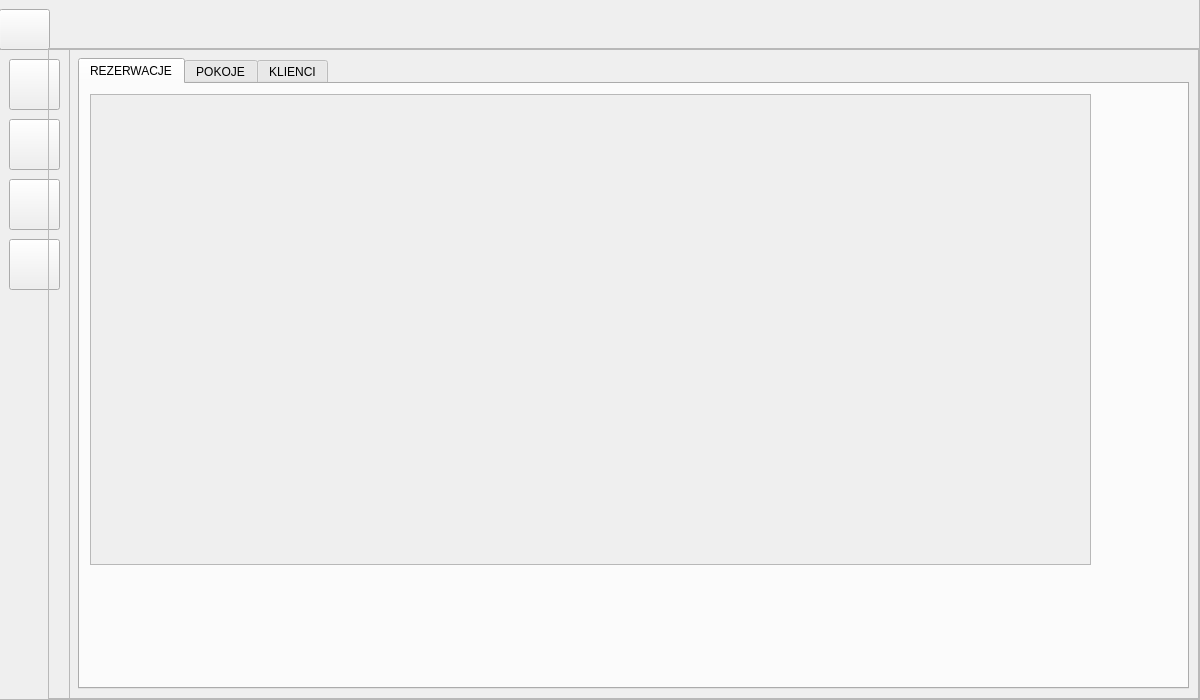
<?xml version="1.0" encoding="UTF-8"?>
<ui version="4.0">
 <class>MainWindow</class>
 <widget class="QMainWindow" name="MainWindow">
  <property name="geometry">
   <rect>
    <x>0</x>
    <y>0</y>
    <width>1200</width>
    <height>700</height>
   </rect>
  </property>
  <property name="windowTitle">
   <string>MainWindow</string>
  </property>
  <property name="styleSheet">
   <string notr="true">QDialogButtonBox &gt; QPushButton{

background-color: rgb(27, 3, 159);
color:white;
font-size:25px;
font:Verdana,bold;
}

#widget{
background:url(:/image/logo.svg)

}

QScrollArea {
background: transparent;
}

QDialogButtonBox &gt; QPushButton:hover{
background-color:rgb(19, 42, 255)
}

#groupBox {
color:white;
font-size:20px;
}
QRadioButton{
color:white;
font-size:25px;
font:Verdana,bold;
}


#title , #title_2{
	font:40px, Georgia;

}

QLabel
{
	color : white;
	font-size: 20px;	
	font-family: Georgia, serif;	
}

#page_exist,#page_newrent,#page_newroom,#page_main
{
	background: url(:/image/tlo2.jpg);
}

#newrent,#newroom{
	border-radius: 25px;
	background: #1B1B1B
}
#exitbuttons {
background-color: qlineargradient(x1: 0, y1: 0, x2: 0, y2: 1,x3: 0, y3:2,    stop: 0 rgb(39, 20, 255),stop: 0.4 rgba(69,9,121,1) ,stop: 0.8 rgba(2,0,36,1));
}

#buttons {
background-color: qlineargradient(x1: 0, y1: 0, x2: 1, y2: 0,x3: 2, y3:0,    stop: 0 rgb(39, 20, 255),stop: 0.4 rgba(69,9,121,1) ,stop: 0.8 rgba(11,11,11));
}

QTabWidget:pane {
border: 0px;
}

#tabWidget_2 &gt; QTabBar::tab {
 padding: 10px;
}
#tabWidget_2 &gt;QTabBar::tab:selected { 
  background: rgb(170, 85, 255); 
}


QTabBar::tab {
  background: rgb(230, 230, 230); 
  border: 1px solid lightgray; 
  padding: 15px;
  font:Verdana,bold;
  font-size: 20px;
} 

QTabBar::tab:selected { 
  background: rgb(170, 170, 255);
  margin-bottom: -1px; 
}


#tab,#tab_2,#tab_4{
	background: rgb(170, 170, 255);
	border:0px solid;
}

#tab_3,#tab_6,#tab_5 {
	background: #1B1B1B;
}

#frame {
	background:white;
}

QLineEdit{ 
background-color:rgb(198, 140, 255);
border: 2px solid gray;
border-radius: 10px;
padding: 0 8px;
selection-background-color: darkgray;
font-size: 16px;
}
QSpinBox{
background-color:rgba(142,89,188,0.71);
border-radius: 10px;
font-size: 16px;
padding: 0 10px;
}

QSpinBox::down-button {
width:30px;
}

QSpinBox::up-button {
width:30px;
}

QCheckBox {
color:white;
font-size: 20px;
font:bold;
}

#pushButton,#pushButton_2,#pushButton_3,#pushButton_4,#expand{
  background-color: RoyalBlue;
  border: none;
  border-radius: 10px;
  cursor: pointer;
}

#pushButton:hover,#pushButton_2:hover,#pushButton_3:hover,#pushButton_4:hover {
  background-color: DodgerBlue;
}

#expand{
  background-color: rgb(27, 3, 159);
  color:white;
  font:bold;
}
#expand:hover{
  background-color: rgb(19, 42, 255);
}
</string>
  </property>
  <widget class="QWidget" name="centralwidget">
   <widget class="QFrame" name="main">
    <property name="geometry">
     <rect>
      <x>-1</x>
      <y>-1</y>
      <width>1201</width>
      <height>701</height>
     </rect>
    </property>
    <property name="frameShape">
     <enum>QFrame::StyledPanel</enum>
    </property>
    <property name="frameShadow">
     <enum>QFrame::Raised</enum>
    </property>
    <widget class="QFrame" name="buttons">
     <property name="geometry">
      <rect>
       <x>0</x>
       <y>50</y>
       <width>71</width>
       <height>651</height>
      </rect>
     </property>
     <property name="frameShape">
      <enum>QFrame::StyledPanel</enum>
     </property>
     <property name="frameShadow">
      <enum>QFrame::Raised</enum>
     </property>
     <widget class="QPushButton" name="pushButton">
      <property name="geometry">
       <rect>
        <x>10</x>
        <y>10</y>
        <width>51</width>
        <height>51</height>
       </rect>
      </property>
      <property name="text">
       <string/>
      </property>
      <property name="icon">
       <iconset>
        <normaloff>main2.svg</normaloff>main2.svg</iconset>
      </property>
      <property name="iconSize">
       <size>
        <width>30</width>
        <height>30</height>
       </size>
      </property>
     </widget>
     <widget class="QPushButton" name="pushButton_2">
      <property name="geometry">
       <rect>
        <x>10</x>
        <y>70</y>
        <width>51</width>
        <height>51</height>
       </rect>
      </property>
      <property name="text">
       <string/>
      </property>
      <property name="icon">
       <iconset>
        <normaloff>add.svg</normaloff>add.svg</iconset>
      </property>
      <property name="iconSize">
       <size>
        <width>35</width>
        <height>35</height>
       </size>
      </property>
     </widget>
     <widget class="QPushButton" name="pushButton_3">
      <property name="geometry">
       <rect>
        <x>10</x>
        <y>130</y>
        <width>51</width>
        <height>51</height>
       </rect>
      </property>
      <property name="text">
       <string/>
      </property>
      <property name="icon">
       <iconset>
        <normaloff>reserv.svg</normaloff>reserv.svg</iconset>
      </property>
      <property name="iconSize">
       <size>
        <width>35</width>
        <height>35</height>
       </size>
      </property>
     </widget>
     <widget class="QPushButton" name="pushButton_4">
      <property name="geometry">
       <rect>
        <x>10</x>
        <y>190</y>
        <width>51</width>
        <height>51</height>
       </rect>
      </property>
      <property name="text">
       <string/>
      </property>
      <property name="icon">
       <iconset>
        <normaloff>addroom.svg</normaloff>addroom.svg</iconset>
      </property>
      <property name="iconSize">
       <size>
        <width>35</width>
        <height>35</height>
       </size>
      </property>
     </widget>
    </widget>
    <widget class="QFrame" name="exitbuttons">
     <property name="geometry">
      <rect>
       <x>0</x>
       <y>0</y>
       <width>1201</width>
       <height>51</height>
      </rect>
     </property>
     <property name="frameShape">
      <enum>QFrame::StyledPanel</enum>
     </property>
     <property name="frameShadow">
      <enum>QFrame::Raised</enum>
     </property>
     <widget class="QPushButton" name="expand">
      <property name="geometry">
       <rect>
        <x>0</x>
        <y>10</y>
        <width>51</width>
        <height>41</height>
       </rect>
      </property>
      <property name="text">
       <string/>
      </property>
      <property name="icon">
       <iconset>
        <normaloff>icony.svg</normaloff>icony.svg</iconset>
      </property>
      <property name="iconSize">
       <size>
        <width>30</width>
        <height>30</height>
       </size>
      </property>
     </widget>
    </widget>
    <widget class="QFrame" name="pages">
     <property name="geometry">
      <rect>
       <x>49</x>
       <y>49</y>
       <width>1151</width>
       <height>651</height>
      </rect>
     </property>
     <property name="frameShape">
      <enum>QFrame::StyledPanel</enum>
     </property>
     <property name="frameShadow">
      <enum>QFrame::Raised</enum>
     </property>
     <widget class="QStackedWidget" name="stackedWidget">
      <property name="geometry">
       <rect>
        <x>20</x>
        <y>0</y>
        <width>1131</width>
        <height>651</height>
       </rect>
      </property>
      <property name="currentIndex">
       <number>3</number>
      </property>
      <widget class="QWidget" name="page_main">
       <widget class="QWidget" name="widget" native="true">
        <property name="geometry">
         <rect>
          <x>10</x>
          <y>200</y>
          <width>871</width>
          <height>281</height>
         </rect>
        </property>
       </widget>
      </widget>
      <widget class="QWidget" name="page_newrent">
       <widget class="QFrame" name="newrent">
        <property name="geometry">
         <rect>
          <x>360</x>
          <y>50</y>
          <width>651</width>
          <height>551</height>
         </rect>
        </property>
        <property name="frameShape">
         <enum>QFrame::StyledPanel</enum>
        </property>
        <property name="frameShadow">
         <enum>QFrame::Raised</enum>
        </property>
        <widget class="QLabel" name="title">
         <property name="geometry">
          <rect>
           <x>220</x>
           <y>20</y>
           <width>241</width>
           <height>41</height>
          </rect>
         </property>
         <property name="text">
          <string>NOWA REZERWACJA </string>
         </property>
        </widget>
        <widget class="QLabel" name="name_2">
         <property name="geometry">
          <rect>
           <x>190</x>
           <y>110</y>
           <width>51</width>
           <height>20</height>
          </rect>
         </property>
         <property name="font">
          <font>
           <family>Georgia,serif</family>
           <pointsize>-1</pointsize>
          </font>
         </property>
         <property name="text">
          <string>IMIE</string>
         </property>
        </widget>
        <widget class="QLabel" name="surname">
         <property name="geometry">
          <rect>
           <x>130</x>
           <y>160</y>
           <width>111</width>
           <height>20</height>
          </rect>
         </property>
         <property name="text">
          <string>NAZWISKO</string>
         </property>
        </widget>
        <widget class="QLabel" name="pesel">
         <property name="geometry">
          <rect>
           <x>170</x>
           <y>210</y>
           <width>71</width>
           <height>21</height>
          </rect>
         </property>
         <property name="text">
          <string>PESEL</string>
         </property>
        </widget>
        <widget class="QLabel" name="city">
         <property name="geometry">
          <rect>
           <x>160</x>
           <y>260</y>
           <width>71</width>
           <height>20</height>
          </rect>
         </property>
         <property name="text">
          <string>MIASTO</string>
         </property>
        </widget>
        <widget class="QLabel" name="street">
         <property name="geometry">
          <rect>
           <x>180</x>
           <y>310</y>
           <width>61</width>
           <height>16</height>
          </rect>
         </property>
         <property name="text">
          <string>ULICA</string>
         </property>
        </widget>
        <widget class="QLabel" name="nFlat">
         <property name="geometry">
          <rect>
           <x>50</x>
           <y>360</y>
           <width>191</width>
           <height>20</height>
          </rect>
         </property>
         <property name="text">
          <string>NUMER MIESZKANIA</string>
         </property>
        </widget>
        <widget class="QLabel" name="room">
         <property name="geometry">
          <rect>
           <x>90</x>
           <y>410</y>
           <width>161</width>
           <height>16</height>
          </rect>
         </property>
         <property name="text">
          <string>NUMER POKOJU</string>
         </property>
        </widget>
        <widget class="QLineEdit" name="lName">
         <property name="geometry">
          <rect>
           <x>270</x>
           <y>100</y>
           <width>291</width>
           <height>41</height>
          </rect>
         </property>
         <property name="placeholderText">
          <string>Imie</string>
         </property>
        </widget>
        <widget class="QLineEdit" name="lSurname">
         <property name="geometry">
          <rect>
           <x>270</x>
           <y>150</y>
           <width>291</width>
           <height>41</height>
          </rect>
         </property>
         <property name="placeholderText">
          <string>Nazwisko</string>
         </property>
        </widget>
        <widget class="QLineEdit" name="lPesel">
         <property name="geometry">
          <rect>
           <x>270</x>
           <y>200</y>
           <width>291</width>
           <height>41</height>
          </rect>
         </property>
         <property name="placeholderText">
          <string>Pesel</string>
         </property>
        </widget>
        <widget class="QLineEdit" name="lCity">
         <property name="geometry">
          <rect>
           <x>270</x>
           <y>250</y>
           <width>291</width>
           <height>41</height>
          </rect>
         </property>
         <property name="placeholderText">
          <string>Miasto</string>
         </property>
        </widget>
        <widget class="QLineEdit" name="lStreet">
         <property name="geometry">
          <rect>
           <x>270</x>
           <y>300</y>
           <width>291</width>
           <height>41</height>
          </rect>
         </property>
         <property name="placeholderText">
          <string>Ulica</string>
         </property>
        </widget>
        <widget class="QLineEdit" name="lNFlat">
         <property name="geometry">
          <rect>
           <x>270</x>
           <y>350</y>
           <width>161</width>
           <height>41</height>
          </rect>
         </property>
         <property name="placeholderText">
          <string>Numer mieszkania</string>
         </property>
        </widget>
        <widget class="QDialogButtonBox" name="buttonBox">
         <property name="geometry">
          <rect>
           <x>230</x>
           <y>510</y>
           <width>193</width>
           <height>28</height>
          </rect>
         </property>
         <property name="standardButtons">
          <set>QDialogButtonBox::Cancel|QDialogButtonBox::Ok</set>
         </property>
        </widget>
        <widget class="QGroupBox" name="groupBox">
         <property name="geometry">
          <rect>
           <x>60</x>
           <y>440</y>
           <width>531</width>
           <height>61</height>
          </rect>
         </property>
         <property name="title">
          <string>Standard</string>
         </property>
         <widget class="QRadioButton" name="radioButton">
          <property name="geometry">
           <rect>
            <x>110</x>
            <y>30</y>
            <width>95</width>
            <height>20</height>
           </rect>
          </property>
          <property name="text">
           <string>Exclusive</string>
          </property>
         </widget>
         <widget class="QRadioButton" name="radioButton_2">
          <property name="geometry">
           <rect>
            <x>280</x>
            <y>30</y>
            <width>95</width>
            <height>20</height>
           </rect>
          </property>
          <property name="text">
           <string>Medium</string>
          </property>
         </widget>
         <widget class="QRadioButton" name="radioButton_3">
          <property name="geometry">
           <rect>
            <x>430</x>
            <y>30</y>
            <width>95</width>
            <height>20</height>
           </rect>
          </property>
          <property name="text">
           <string>Standard</string>
          </property>
         </widget>
        </widget>
        <widget class="QSpinBox" name="lRoom">
         <property name="geometry">
          <rect>
           <x>270</x>
           <y>400</y>
           <width>81</width>
           <height>41</height>
          </rect>
         </property>
        </widget>
       </widget>
      </widget>
      <widget class="QWidget" name="page_newroom">
       <widget class="QFrame" name="newroom">
        <property name="geometry">
         <rect>
          <x>360</x>
          <y>50</y>
          <width>651</width>
          <height>551</height>
         </rect>
        </property>
        <property name="frameShape">
         <enum>QFrame::StyledPanel</enum>
        </property>
        <property name="frameShadow">
         <enum>QFrame::Raised</enum>
        </property>
        <widget class="QLabel" name="title_2">
         <property name="geometry">
          <rect>
           <x>180</x>
           <y>20</y>
           <width>291</width>
           <height>41</height>
          </rect>
         </property>
         <property name="text">
          <string>NOWE ZAKWATEROWANIE </string>
         </property>
        </widget>
        <widget class="QLabel" name="label_10">
         <property name="geometry">
          <rect>
           <x>110</x>
           <y>100</y>
           <width>151</width>
           <height>20</height>
          </rect>
         </property>
         <property name="text">
          <string>NUMER POKOJU</string>
         </property>
        </widget>
        <widget class="QLabel" name="label_11">
         <property name="geometry">
          <rect>
           <x>200</x>
           <y>150</y>
           <width>51</width>
           <height>21</height>
          </rect>
         </property>
         <property name="text">
          <string>CENA</string>
         </property>
        </widget>
        <widget class="QLineEdit" name="lineEdit_9">
         <property name="geometry">
          <rect>
           <x>310</x>
           <y>90</y>
           <width>211</width>
           <height>41</height>
          </rect>
         </property>
         <property name="placeholderText">
          <string>Numer pokoju</string>
         </property>
        </widget>
        <widget class="QLineEdit" name="lineEdit_10">
         <property name="geometry">
          <rect>
           <x>310</x>
           <y>140</y>
           <width>141</width>
           <height>41</height>
          </rect>
         </property>
         <property name="placeholderText">
          <string>Cena</string>
         </property>
        </widget>
        <widget class="QTabWidget" name="tabWidget_2">
         <property name="geometry">
          <rect>
           <x>20</x>
           <y>210</y>
           <width>611</width>
           <height>321</height>
          </rect>
         </property>
         <property name="currentIndex">
          <number>2</number>
         </property>
         <widget class="QWidget" name="tab_3">
          <attribute name="title">
           <string>APARTAMENT</string>
          </attribute>
          <widget class="QLabel" name="label_13">
           <property name="geometry">
            <rect>
             <x>40</x>
             <y>40</y>
             <width>191</width>
             <height>20</height>
            </rect>
           </property>
           <property name="text">
            <string>POJEDYŃCZE ŁÓŻKA</string>
           </property>
          </widget>
          <widget class="QDialogButtonBox" name="buttonBox_2">
           <property name="geometry">
            <rect>
             <x>190</x>
             <y>250</y>
             <width>193</width>
             <height>28</height>
            </rect>
           </property>
           <property name="standardButtons">
            <set>QDialogButtonBox::Cancel|QDialogButtonBox::Ok</set>
           </property>
          </widget>
          <widget class="QLabel" name="label_14">
           <property name="geometry">
            <rect>
             <x>40</x>
             <y>110</y>
             <width>171</width>
             <height>20</height>
            </rect>
           </property>
           <property name="text">
            <string>PODWÓJNE ŁÓŻKA</string>
           </property>
          </widget>
          <widget class="QLabel" name="label_15">
           <property name="geometry">
            <rect>
             <x>40</x>
             <y>180</y>
             <width>191</width>
             <height>20</height>
            </rect>
           </property>
           <property name="text">
            <string>ILOŚĆ ŁAZIENEK</string>
           </property>
          </widget>
          <widget class="QSpinBox" name="spinBox_3">
           <property name="geometry">
            <rect>
             <x>240</x>
             <y>30</y>
             <width>61</width>
             <height>41</height>
            </rect>
           </property>
          </widget>
          <widget class="QSpinBox" name="spinBox_4">
           <property name="geometry">
            <rect>
             <x>240</x>
             <y>170</y>
             <width>61</width>
             <height>41</height>
            </rect>
           </property>
          </widget>
          <widget class="QSpinBox" name="spinBox_5">
           <property name="geometry">
            <rect>
             <x>240</x>
             <y>100</y>
             <width>61</width>
             <height>41</height>
            </rect>
           </property>
          </widget>
         </widget>
         <widget class="QWidget" name="tab_6">
          <attribute name="title">
           <string>POKÓJ</string>
          </attribute>
          <widget class="QLabel" name="label_16">
           <property name="geometry">
            <rect>
             <x>20</x>
             <y>90</y>
             <width>201</width>
             <height>20</height>
            </rect>
           </property>
           <property name="text">
            <string>POJEDYŃCZE ŁÓŻKA</string>
           </property>
          </widget>
          <widget class="QDialogButtonBox" name="buttonBox_3">
           <property name="geometry">
            <rect>
             <x>190</x>
             <y>250</y>
             <width>193</width>
             <height>28</height>
            </rect>
           </property>
           <property name="standardButtons">
            <set>QDialogButtonBox::Cancel|QDialogButtonBox::Ok</set>
           </property>
          </widget>
          <widget class="QLabel" name="label_17">
           <property name="geometry">
            <rect>
             <x>20</x>
             <y>140</y>
             <width>201</width>
             <height>20</height>
            </rect>
           </property>
           <property name="text">
            <string>PRYWATNA ŁAZIENKA</string>
           </property>
          </widget>
          <widget class="QCheckBox" name="checkBox">
           <property name="geometry">
            <rect>
             <x>240</x>
             <y>140</y>
             <width>81</width>
             <height>20</height>
            </rect>
           </property>
           <property name="text">
            <string>TAK</string>
           </property>
          </widget>
          <widget class="QSpinBox" name="spinBox_2">
           <property name="geometry">
            <rect>
             <x>240</x>
             <y>80</y>
             <width>61</width>
             <height>41</height>
            </rect>
           </property>
          </widget>
         </widget>
         <widget class="QWidget" name="tab_5">
          <attribute name="title">
           <string>DOMEK LETNISKOWY</string>
          </attribute>
          <widget class="QLabel" name="label_18">
           <property name="geometry">
            <rect>
             <x>30</x>
             <y>50</y>
             <width>191</width>
             <height>20</height>
            </rect>
           </property>
           <property name="text">
            <string>POJEDYŃCZE ŁÓŻKA</string>
           </property>
          </widget>
          <widget class="QSpinBox" name="spinBox">
           <property name="geometry">
            <rect>
             <x>240</x>
             <y>40</y>
             <width>61</width>
             <height>41</height>
            </rect>
           </property>
          </widget>
          <widget class="QDialogButtonBox" name="buttonBox_4">
           <property name="geometry">
            <rect>
             <x>190</x>
             <y>250</y>
             <width>193</width>
             <height>28</height>
            </rect>
           </property>
           <property name="standardButtons">
            <set>QDialogButtonBox::Cancel|QDialogButtonBox::Ok</set>
           </property>
          </widget>
          <widget class="QLabel" name="label_20">
           <property name="geometry">
            <rect>
             <x>30</x>
             <y>120</y>
             <width>191</width>
             <height>20</height>
            </rect>
           </property>
           <property name="text">
            <string>PODWÓJNE ŁÓŻKA</string>
           </property>
          </widget>
          <widget class="QLabel" name="label_19">
           <property name="geometry">
            <rect>
             <x>30</x>
             <y>190</y>
             <width>191</width>
             <height>20</height>
            </rect>
           </property>
           <property name="text">
            <string>ILOŚĆ ŁAZIENEK</string>
           </property>
          </widget>
          <widget class="QSpinBox" name="spinBox_6">
           <property name="geometry">
            <rect>
             <x>240</x>
             <y>110</y>
             <width>61</width>
             <height>41</height>
            </rect>
           </property>
          </widget>
          <widget class="QSpinBox" name="spinBox_7">
           <property name="geometry">
            <rect>
             <x>240</x>
             <y>180</y>
             <width>61</width>
             <height>41</height>
            </rect>
           </property>
          </widget>
          <widget class="QLabel" name="label_21">
           <property name="geometry">
            <rect>
             <x>360</x>
             <y>120</y>
             <width>71</width>
             <height>20</height>
            </rect>
           </property>
           <property name="text">
            <string>BASEN</string>
           </property>
          </widget>
          <widget class="QLabel" name="label_22">
           <property name="geometry">
            <rect>
             <x>350</x>
             <y>190</y>
             <width>71</width>
             <height>20</height>
            </rect>
           </property>
           <property name="text">
            <string>KUCHNIA</string>
           </property>
          </widget>
          <widget class="QCheckBox" name="checkBox_2">
           <property name="geometry">
            <rect>
             <x>450</x>
             <y>120</y>
             <width>81</width>
             <height>20</height>
            </rect>
           </property>
           <property name="text">
            <string>TAK</string>
           </property>
          </widget>
          <widget class="QCheckBox" name="checkBox_3">
           <property name="geometry">
            <rect>
             <x>450</x>
             <y>190</y>
             <width>81</width>
             <height>20</height>
            </rect>
           </property>
           <property name="text">
            <string>TAK</string>
           </property>
          </widget>
         </widget>
        </widget>
        <widget class="QLabel" name="label">
         <property name="geometry">
          <rect>
           <x>464</x>
           <y>150</y>
           <width>61</width>
           <height>21</height>
          </rect>
         </property>
         <property name="text">
          <string>ZŁ</string>
         </property>
        </widget>
       </widget>
      </widget>
      <widget class="QWidget" name="page_exist">
       <widget class="QTabWidget" name="tabWidget">
        <property name="geometry">
         <rect>
          <x>10</x>
          <y>10</y>
          <width>1111</width>
          <height>631</height>
         </rect>
        </property>
        <property name="currentIndex">
         <number>0</number>
        </property>
        <widget class="QWidget" name="tab">
         <attribute name="title">
          <string>REZERWACJE</string>
         </attribute>
         <widget class="QScrollArea" name="scrollArea">
          <property name="geometry">
           <rect>
            <x>10</x>
            <y>10</y>
            <width>1001</width>
            <height>471</height>
           </rect>
          </property>
          <property name="widgetResizable">
           <bool>true</bool>
          </property>
          <widget class="QWidget" name="scrollAreaWidgetContents">
           <property name="geometry">
            <rect>
             <x>0</x>
             <y>0</y>
             <width>999</width>
             <height>469</height>
            </rect>
           </property>
           <widget class="QWidget" name="gridLayoutWidget">
            <property name="geometry">
             <rect>
              <x>30</x>
              <y>40</y>
              <width>931</width>
              <height>391</height>
             </rect>
            </property>
            <layout class="QGridLayout" name="gridLayout"/>
           </widget>
          </widget>
         </widget>
        </widget>
        <widget class="QWidget" name="tab_2">
         <attribute name="title">
          <string>POKOJE</string>
         </attribute>
         <widget class="QWidget" name="gridLayoutWidget_2">
          <property name="geometry">
           <rect>
            <x>10</x>
            <y>10</y>
            <width>1091</width>
            <height>561</height>
           </rect>
          </property>
          <layout class="QGridLayout" name="gridLayout_2">
           <item row="0" column="0">
            <widget class="QScrollBar" name="verticalScrollBar_2">
             <property name="orientation">
              <enum>Qt::Vertical</enum>
             </property>
            </widget>
           </item>
          </layout>
         </widget>
        </widget>
        <widget class="QWidget" name="tab_4">
         <attribute name="title">
          <string>KLIENCI</string>
         </attribute>
         <widget class="QWidget" name="gridLayoutWidget_3">
          <property name="geometry">
           <rect>
            <x>10</x>
            <y>10</y>
            <width>1091</width>
            <height>561</height>
           </rect>
          </property>
          <layout class="QGridLayout" name="gridLayout_3">
           <item row="0" column="0">
            <widget class="QScrollBar" name="verticalScrollBar">
             <property name="orientation">
              <enum>Qt::Vertical</enum>
             </property>
            </widget>
           </item>
          </layout>
         </widget>
        </widget>
       </widget>
      </widget>
     </widget>
    </widget>
   </widget>
  </widget>
 </widget>
 <resources>
  <include location="images.qrc"/>
 </resources>
 <connections/>
</ui>
